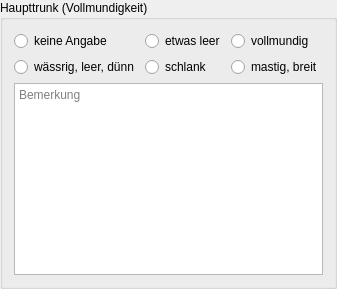
         <widget class="QGroupBox" name="groupBox7">
          <property name="title">
           <string>Haupttrunk (Vollmundigkeit)</string>
          </property>
          <layout class="QGridLayout" name="gridLayout_9">
           <item row="1" column="1">
            <widget class="QRadioButton" name="rbHaupttrunk_2">
             <property name="text">
              <string>schlank</string>
             </property>
            </widget>
           </item>
           <item row="0" column="1">
            <widget class="QRadioButton" name="rbHaupttrunk_1">
             <property name="text">
              <string>etwas leer</string>
             </property>
            </widget>
           </item>
           <item row="0" column="0">
            <widget class="QRadioButton" name="rbHaupttrunk_ka">
             <property name="text">
              <string>keine Angabe</string>
             </property>
            </widget>
           </item>
           <item row="1" column="2">
            <widget class="QRadioButton" name="rbHaupttrunk_4">
             <property name="text">
              <string>mastig, breit</string>
             </property>
            </widget>
           </item>
           <item row="0" column="2">
            <widget class="QRadioButton" name="rbHaupttrunk_3">
             <property name="text">
              <string>vollmundig</string>
             </property>
            </widget>
           </item>
           <item row="1" column="0">
            <widget class="QRadioButton" name="rbHaupttrunk_0">
             <property name="text">
              <string>wässrig, leer, dünn</string>
             </property>
            </widget>
           </item>
           <item row="2" column="0" colspan="3">
            <widget class="QPlainTextEdit" name="tbHaupttrunk">
             <property name="minimumSize">
              <size>
               <width>0</width>
               <height>42</height>
              </size>
             </property>
             <property name="toolTip">
              <string>&lt;html&gt;&lt;head/&gt;&lt;body&gt;&lt;p&gt;Hier ist Platz für frei formulierte &lt;span style=&quot; font-weight:600;&quot;&gt;Ausführungen&lt;/span&gt; zum Haupttrunk.&lt;/p&gt;&lt;p&gt;Nach dem ersten Schluck und der Begutachtung der Schaumhaltbarkeit, kommt ein neues sensorisches Merkmal ins Bewusstsein, die sogenannte Rezenz. Das ist die Spritzigkeit des Bieres, sein Kohlensäuregehalt. &lt;/p&gt;&lt;p&gt;Bei manchen Sorten ist die Rezenz von größerer Bedeutung, so bei hellen hopfenreichen Bieren, ob sie nun Pils oder Export heißen. Bei Anderen ist sie weniger bedeutungsvoll, wie zum Beispiel bei den Starkbieren. &lt;/p&gt;&lt;p&gt;Anmerkung: Ein kohlensäurearmes Bier muss keineswegs schal schmecken, wenn es mit der richtigen Hopfengabe, einer sehr feinen Malzsüße und einer gerade noch wahrnehmbaren Säure ausgestattet ist.&lt;/p&gt;&lt;p&gt;&lt;span style=&quot; font-weight:600; color:#fc0107;&quot;&gt;Achtung: &lt;/span&gt;Ein Sud muss im &lt;span style=&quot; font-weight:600;&quot;&gt;Tab Abfülldaten &lt;/span&gt;als abgefüllt markiert worden sein, bevor man ihn hier tätig werden kann.&lt;/p&gt;&lt;/body&gt;&lt;/html&gt;</string>
             </property>
             <property name="placeholderText">
              <string>Bemerkung</string>
             </property>
            </widget>
           </item>
          </layout>
         </widget>
